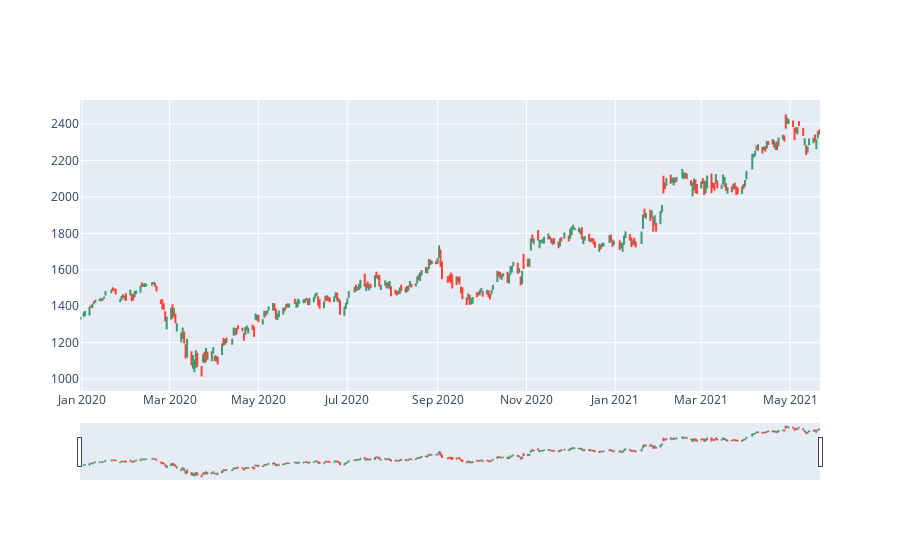

Notebook cell for this chart:
### Code cell
plot_ohlc(google_data.reset_index())

### Figure 1 — Plotly figure (JSON) as saved in the notebook; plotly's stock layout.template omitted (floating-point values rounded to 4 significant figures; data arrays with more than 128 entries replaced by an {"elided": "..."} marker saying what was removed)
{"data": [{"close": {"elided": "351 float values"}, "high": {"elided": "351 float values"}, "low": {"elided": "351 float values"}, "open": {"elided": "351 float values"}, "type": "ohlc", "x": {"elided": "351 str values"}}], "layout": {}}
